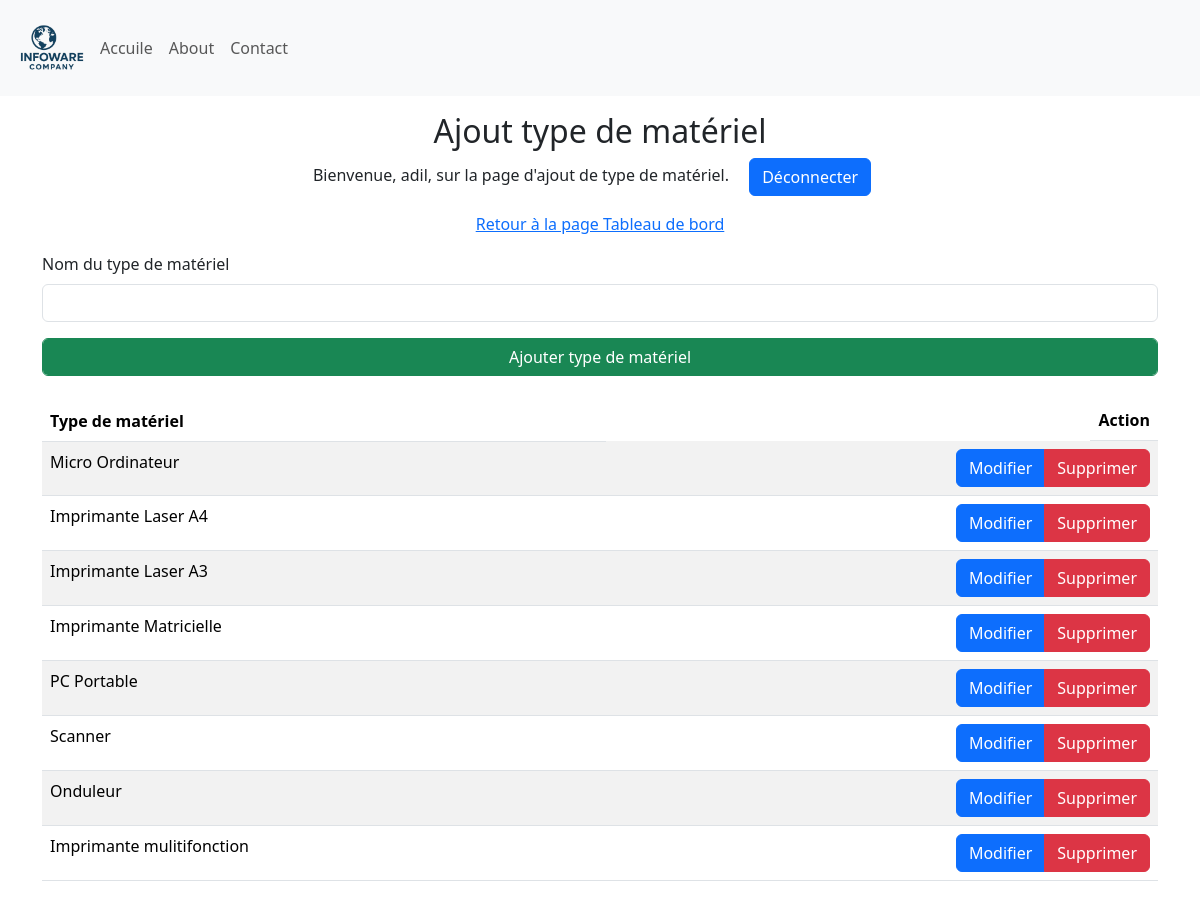
The page /manage_MaterialTypes (signed in) on the database as committed earlier.
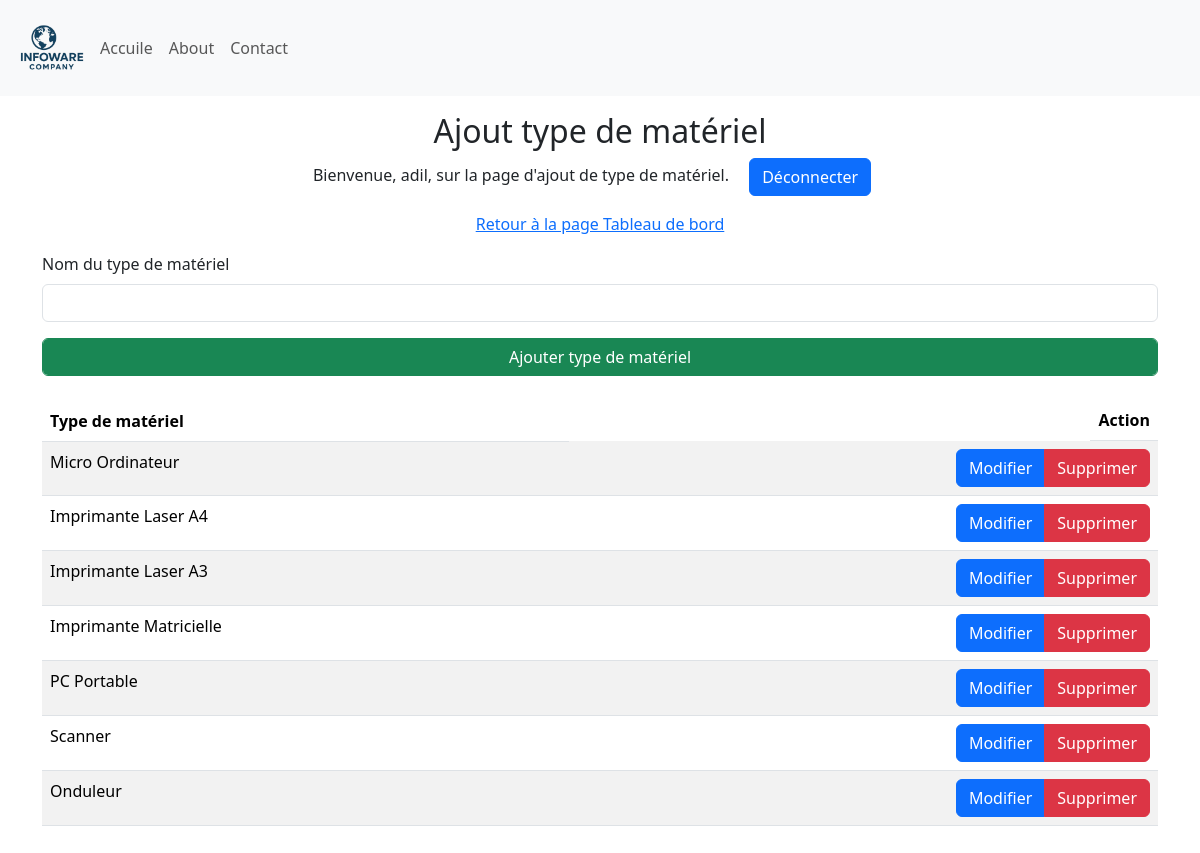
The same page on the database as committed later.
### Site/models.py (models this page shows, shortened)
class MaterialType(db.Model):
    id = db.Column(db.Integer, primary_key=True)
    typeMaterial = db.Column(db.String(50), unique=True, nullable=False)

### Site/dashbord/materialType.py (the view, shortened to what this page needs)
@Material_Types.route('/manage_MaterialTypes', methods=['GET', 'POST'])
def manage_MaterialTypes():
    if 'user' not in session:
        return redirect(url_for('admin.admin'))
    materialTypes = MaterialType.query.all()
    return render_template('manage_MaterialTypes.html',  name=session['user'], materialTypes=materialTypes)

### Site/templates/manage_MaterialTypes.html (shortened to what this page needs)
{% extends 'base.html' %}
{% block body %}
<div class="container-fluid">
    <div class="row">
        <div class="col-12  my-3">
            <div class="text-center">
                <h2>Ajout type de matériel</h2>
                <p>Bienvenue, {{ name }}, sur la page d'ajout de type de matériel. <a class="mx-3 btn btn-primary" href="{{ url_for('admin.logout') }}"">Déconnecter</a></p>
                <p><a href="{{ url_for('dashbord.dashbord_page') }}">Retour à la page Tableau de bord</a> </p>
            </div>
            <div class="container">
                <form method="POST">
                    <div class="mb-3">
                        <label for="materialTypeName" class="form-label">Nom du type de matériel</label>
                        <input type="text" class="form-control" id="materialTypeName" name="materialTypeName" required>
                    </div>
                    <button type="submit" class="form-control btn btn-success">Ajouter type de matériel</button>
                </form>
                <table class="table table-striped mt-4 ">
                    <thead>
                        <tr>
                          <th scope="col">Type de matériel</th>
                          <th class="float-end" scope="col">Action</th>
                        </tr>
                      </thead>
                      <tbody>
                        {% for materialType in materialTypes %}
                        <tr>
                          <td>{{ materialType.typeMaterial }}</td>
                          <td>
                            <div class="btn-group float-end" role="group" aria-label="Basic example">
                                <a href="{{ url_for('materialTypes.update_materialType', materialType_id=materialType.id) }}" class="btn btn-primary">Modifier</a>
                                <a href ="{{ url_for('materialTypes.delete_materialType', materialType_id=materialType.id) }}" onclick="return confirm('Êtes-vous sûr de vouloir supprimer ce type de matériel ?');"  class="btn btn-danger">Supprimer</a>
                            </div>
                          </td>
                        </tr>
                        {% endfor %}
                </table>
            </div>
        </div>
    </div>
</div>
{% endblock %}

### Site/templates/base.html (shortened to what this page needs)
<!DOCTYPE html>
<html lang="fr">
<head>
    <link href="https://cdn.jsdelivr.net/npm/bootstrap@5.3.8/dist/css/bootstrap.min.css" rel="stylesheet">
    <link rel="stylesheet" href={{url_for('static', filename='style.css')}}>
</head>
<body>
    <nav class="navbar navbar-expand-lg bg-light" >
        <div class="container-fluid" >
          <img width="80px" src="{{url_for('static', filename='logo.png')}}" alt="logo">
          <div class="collapse navbar-collapse" id="navbarNav">
            <ul class="navbar-nav">
              <li class="nav-item">
                <a class="nav-link"  href="{{ url_for('main.home') }}">Accuile</a>
              </li>
              <li class="nav-item">
                <a class="nav-link" href={{ url_for('about.about_page') }}>About</a>
              </li>
              <li class="nav-item">
                <a class="nav-link" href="#">Contact</a>
              </li>
            </ul>
          </div>
        </div>
      </nav>
      {% block body %}{% endblock %}
</body>
</html>

### Site/static/style.css (style rules this page uses)
* { margin: 0; padding: 0; box-sizing: border-box; }
:root { --primary-color: #0056b3; --secondary-color: #f8f9fa; --text-color: #333; --highlight-color: #007bff; }
body { font-family: 'Segoe UI', Tahoma, Geneva, Verdana, sans-serif; }

Rows that differ between the two databases and show on the page:
removed MaterialType: typeMaterial "Imprimante mulitifonction"
